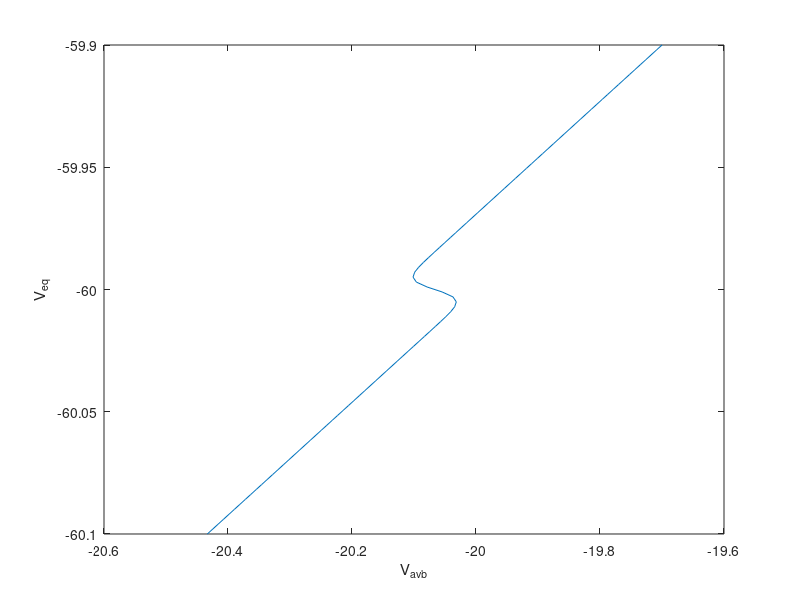

This chart was generated by the following MATLAB code:
%simple conductance model for understanding
C_mem = 1;
G_mem = 500;
G_AVB = 150;
V_act = -60;
V_rest = -72;
V_AVB = -20.05;

%activation function - induces hysteresis in model
k_act = 500;
G_act = 20;
I_act = @(V) G_act./(1+exp(-k_act*(V-V_act)));

%leak function
I_leak = @(V) G_mem*(V-V_rest);

%AVB driving function
I_AVB = @(V) G_AVB*(V_AVB - V);

%solve for V_abv
V_avb = @(V) V+(1/G_AVB)*(G_mem*(V-V_rest) - I_act(V));

V = linspace(-60.1, -59.9, 100);
y_avb = V_avb(V);
% y_act = I_act(V);
% y_else = -I_leak(V) + I_AVB(V);

figure(1)
% plot(V,y_act); hold on
% plot(V, -y_else);
plot(y_avb,V);
ylabel('V_{eq}');
xlabel('V_{avb}');